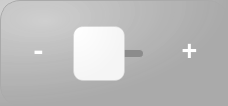
               <widget class="QFrame" name="sub_frame_speed_adjust_h">
                <property name="maximumSize">
                 <size>
                  <width>16777215</width>
                  <height>110</height>
                 </size>
                </property>
                <property name="styleSheet">
                 <string notr="true">	color: rgb(255,255,255);
	border-radius: 20px;
    /*background:qlineargradient(spread:pad, x1:0, y2:1, x1:0, y2:1, stop:0 rgba(245, 245, 245, 255), stop:1 rgba(220, 220, 220, 255));*/
	background:qradialgradient(cx:0,cy:0,radius:1,fx:0.2,fy:0.2,stop:0 rgba(205, 205, 205, 205), stop:1 rgba(170, 170, 170, 255));
	border: 1px solid rgb(170,170,170);

</string>
                </property>
                <property name="frameShape">
                 <enum>QFrame::StyledPanel</enum>
                </property>
                <property name="frameShadow">
                 <enum>QFrame::Raised</enum>
                </property>
                <layout class="QHBoxLayout" name="horizontalLayout_12">
                 <property name="topMargin">
                  <number>11</number>
                 </property>
                 <item>
                  <widget class="QPushButton" name="button_speed_minus_h">
                   <property name="minimumSize">
                    <size>
                     <width>53</width>
                     <height>53</height>
                    </size>
                   </property>
                   <property name="maximumSize">
                    <size>
                     <width>53</width>
                     <height>53</height>
                    </size>
                   </property>
                   <property name="font">
                    <font>
                     <family>Consolas</family>
                     <pointsize>20</pointsize>
                     <weight>75</weight>
                     <bold>true</bold>
                    </font>
                   </property>
                   <property name="styleSheet">
                    <string notr="true">QPushButton {
	color: rgb(255,255,255);
	border-radius: 10px;
    /*background:qlineargradient(spread:pad, x1:0, y2:1, x1:0, y2:1, stop:0 rgba(245, 245, 245, 255205), stop:1 rgba(220, 220, 220, 255));*/
	background:qradialgradient(cx:0,cy:0,radius:1,fx:0.05,fy:0.05,stop:0 rgba(205, 205, 205, 0), stop:1 rgba(170, 170, 170, 0));
	border: 1px solid rgba(170,170,170,0);
}
QPushButton::hover {
	background-color: rgb(224, 238, 249);
	color: rgb(100,100,100);
}
QPushButton::pressed {
	background-color:rgba(205, 205, 205, 255);
	color:white;
	
}
</string>
                   </property>
                   <property name="text">
                    <string>-</string>
                   </property>
                  </widget>
                 </item>
                 <item>
                  <widget class="QSlider" name="slider_speed_h">
                   <property name="minimumSize">
                    <size>
                     <width>0</width>
                     <height>82</height>
                    </size>
                   </property>
                   <property name="maximumSize">
                    <size>
                     <width>16777215</width>
                     <height>82</height>
                    </size>
                   </property>
                   <property name="styleSheet">
                    <string notr="true">.QSlider {
    min-height: 80px;
    max-height: 80px;
	background:rgba(0,0,0,0);
	border: 1px solid rgba(0,0,0,0);
}

.QSlider::groove:horizontal {
    border: 1px solid  rgb(180,180,180);
	border-radius: 4px;
    height: 7px;
    background: rgb(140,140,140);
    margin: 0 12px;
}

.QSlider::handle:horizontal {
	border-radius: 10px;
    /*background:qlineargradient(spread:pad, x1:0, y2:1, x1:0, y2:1, stop:0 rgba(245, 245, 245, 255), stop:1 rgba(220, 220, 220, 255));*/
	background:qradialgradient(cx:0,cy:0,radius:1,fx:0.05,fy:0.05,stop:0 rgba(255, 255, 255, 255), stop:1 rgba(245, 245, 245, 255));
	border: 1px solid rgba(205,205,205,100);
	width: 50px;
    height: 120px;
    margin: -24px -12px;
}

.QSlider::handle:horizontal::hover {
    background: rgb(224, 238, 249);
}

.QSlider::handle:horizontal::pressed {
    background: rgba(205, 205, 205, 255);
}</string>
                   </property>
                   <property name="orientation">
                    <enum>Qt::Horizontal</enum>
                   </property>
                  </widget>
                 </item>
                 <item>
                  <widget class="QPushButton" name="button_speed_plus_h">
                   <property name="minimumSize">
                    <size>
                     <width>53</width>
                     <height>53</height>
                    </size>
                   </property>
                   <property name="maximumSize">
                    <size>
                     <width>53</width>
                     <height>53</height>
                    </size>
                   </property>
                   <property name="font">
                    <font>
                     <family>Consolas</family>
                     <pointsize>20</pointsize>
                     <weight>75</weight>
                     <bold>true</bold>
                    </font>
                   </property>
                   <property name="styleSheet">
                    <string notr="true">QPushButton {
	color: rgb(255,255,255);
	border-radius: 10px;
    /*background:qlineargradient(spread:pad, x1:0, y2:1, x1:0, y2:1, stop:0 rgba(245, 245, 245, 255205), stop:1 rgba(220, 220, 220, 255));*/
	background:qradialgradient(cx:0,cy:0,radius:1,fx:0.05,fy:0.05,stop:0 rgba(205, 205, 205, 0), stop:1 rgba(170, 170, 170, 0));
	border: 1px solid rgba(170,170,170,0);
}
QPushButton::hover {
	background-color: rgb(224, 238, 249);
	color: rgb(100,100,100);
}
QPushButton::pressed {
	background-color:rgba(205, 205, 205, 255);
	color:white;
	
}
</string>
                   </property>
                   <property name="text">
                    <string>+</string>
                   </property>
                  </widget>
                 </item>
                </layout>
               </widget>
